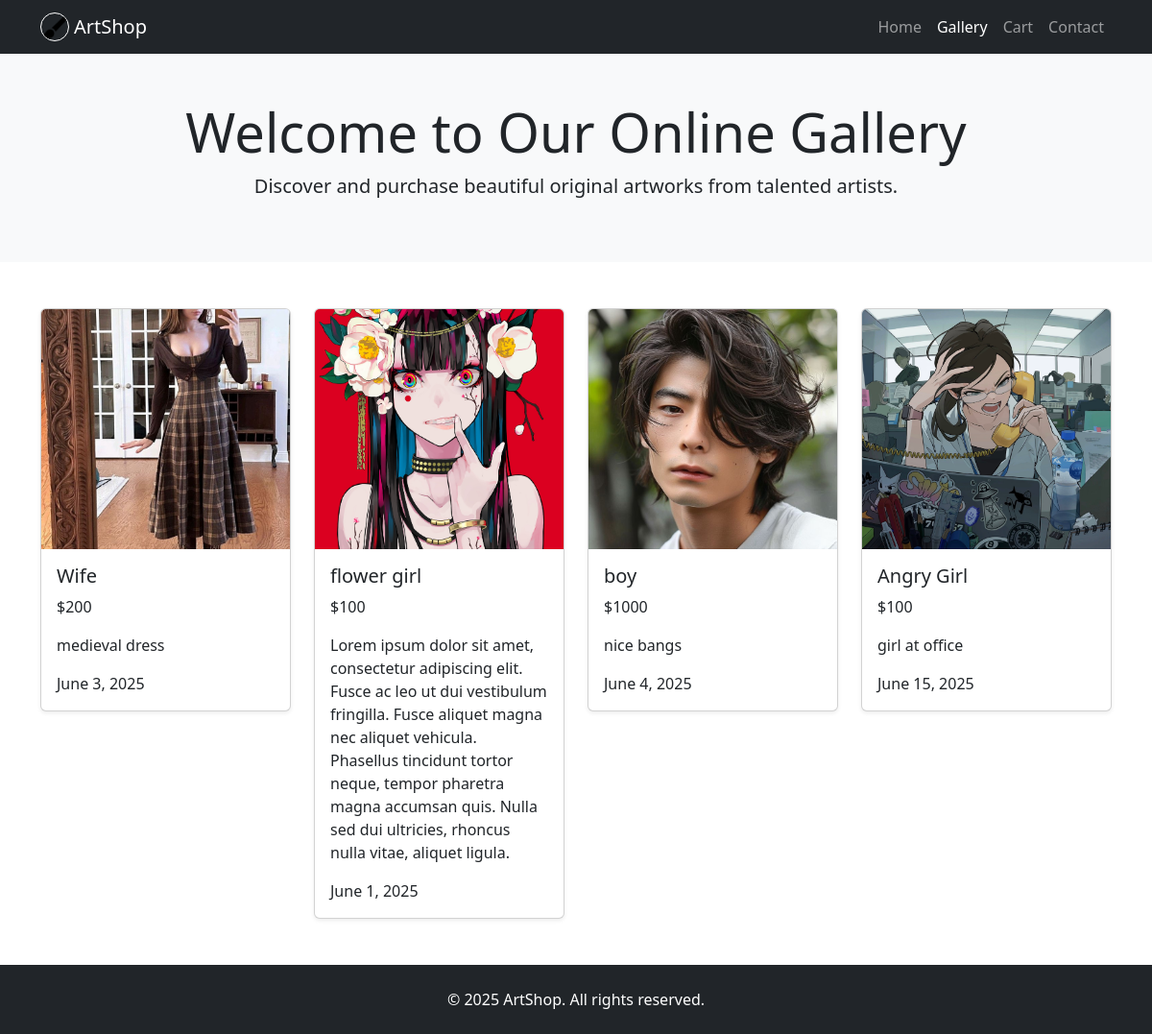
/gallery.php, run on the app's committed database.
### tables this page shows
CREATE TABLE `tbl_items` (
  `id` int(11) NOT NULL,
  `item_name` varchar(200) NOT NULL,
  `price` double NOT NULL,
  `date` date NOT NULL DEFAULT current_timestamp(),
  `description` mediumtext NOT NULL,
  `image_url` varchar(255) NOT NULL,
  `cart_id` int(11) DEFAULT NULL
);

### gallery.php (the view, shortened to what this page needs)
<!DOCTYPE html>
<html lang="en">
<head>
  <link href="https://cdn.jsdelivr.net/npm/bootstrap@5.3.0/dist/css/bootstrap.min.css" rel="stylesheet">
  <link href="https://cdn.jsdelivr.net/npm/bootstrap-icons@1.10.5/font/bootstrap-icons.css" rel="stylesheet">
  <link rel="stylesheet" href="assets/styles.css">
</head>
<body>
  <nav class="navbar navbar-expand-lg navbar-dark bg-dark">
    <div class="container">
      <img src="assets/icon.png" class="circle-img" alt="logo">
      <a class="navbar-brand" href="#">ArtShop</a>
      <div class="collapse navbar-collapse" id="navbarNav">
        <ul class="navbar-nav ms-auto">
          <li class="nav-item"><a class="nav-link" href="index.php">Home</a></li>
          <li class="nav-item"><a class="nav-link active" href="gallery.php">Gallery</a></li>
          <li class="nav-item"><a class="nav-link" href="cart.php">Cart</a></li>
          <li class="nav-item"><a class="nav-link" href="#">Contact</a></li>
        </ul>
      </div>
    </div>
  </nav>
  <section class="py-5 text-center bg-light">
    <div class="container">
      <h1 class="display-4">Welcome to Our Online Gallery</h1>
      <p class="lead">Discover and purchase beautiful original artworks from talented artists.</p>
    </div>
  </section>
  <div class="container my-5">
    <div class="row g-4">
      <?php include 'create.php'; ?>
      <?php
      $query = "SELECT * FROM tbl_items ORDER BY id DESC";
      $result = $db->query($query);
      if ($result->num_rows > 0):
        while ($row = $result->fetch_assoc()):
          $date = date("F j, Y", strtotime($row['date']));
      ?>
          <div class="col-sm-6 col-md-4 col-lg-3">
            <div class="card shadow-sm">
              <img src="<?php echo htmlspecialchars($row['image_url']); ?>"
                class="card-img-top"
                data-bs-toggle="modal"
                data-bs-target="#imageModal<?php echo $row['id']; ?>"
                style="cursor: zoom-in;">
              <div class="card-body">
                <h5 class="card-title"><?php echo $row['item_name'] ?></h5>
                <p class="card-text"><?php echo '$' . $row['price'] ?></p>
                <p class="card-text"><?php echo $row['description'] ?></p>
                <p class="card-text"><?php echo $date ?></p>
              </div>
            </div>
          </div>
      <?php
        endwhile;
      else:
        echo "<tr><td colspan='6'>No records found.</td></tr>";
      endif;
      ?>
    </div>
  </div>
  <footer class="bg-dark text-white text-center py-4">
    <div class="container">
      <p class="mb-0">© 2025 ArtShop. All rights reserved.</p>
    </div>
  </footer>
</body>
</html>

### assets/styles.css (style rules this page uses)
.card-img-top { height: 250px; object-fit: cover; }
.circle-img { width: 30px; border: 1px solid #ffffff; border-radius: 50%; object-fit: cover; color: white; margin-right: 5px; }

### data on the page
tbl_items: image_url (picture), item_name "Wife", price "200", description "medieval dress", date "June 3, 2025"
tbl_items: image_url (picture), item_name "flower girl", price "100", description "Lorem ipsum dolor sit amet, consectetur adipiscing elit. Fusce ac leo ut dui vestibulum fringilla. Fusce aliquet magna nec aliquet vehicula. Phasellus tincidunt tortor neque, tempor pharetra magna accumsan quis. Nulla sed dui ultricies, rhoncus nulla vitae, aliquet ligula.", date "June 1, 2025"
tbl_items: image_url (picture), item_name "boy", price "1000", description "nice bangs", date "June 4, 2025"
tbl_items: image_url (picture), item_name "Angry Girl", price "100", description "girl at office", date "June 15, 2025"
